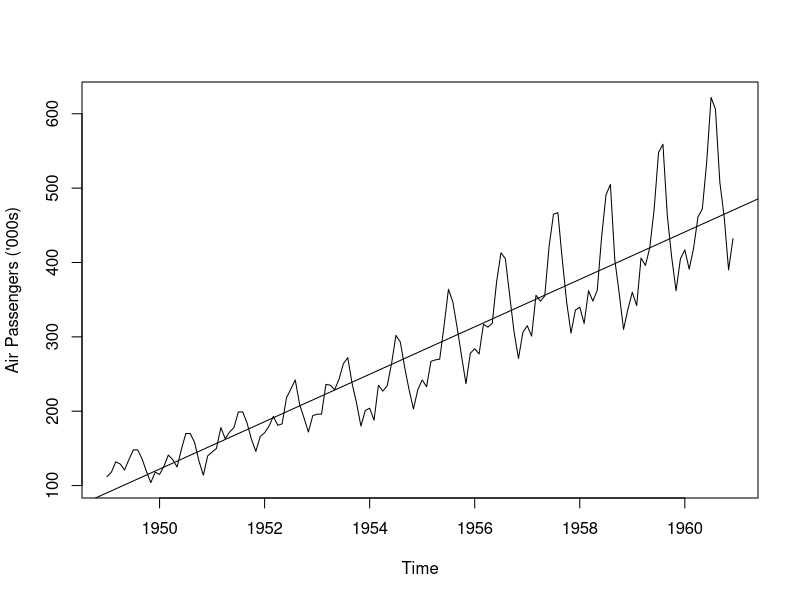
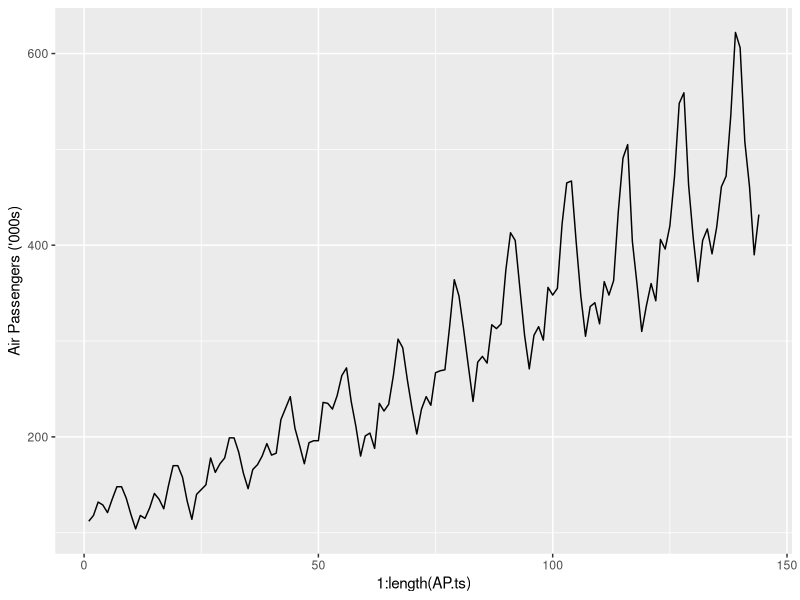
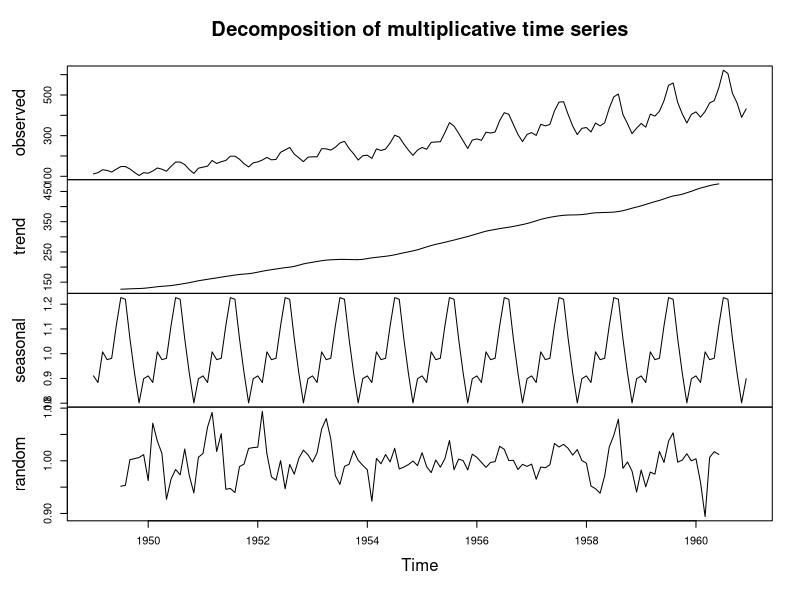
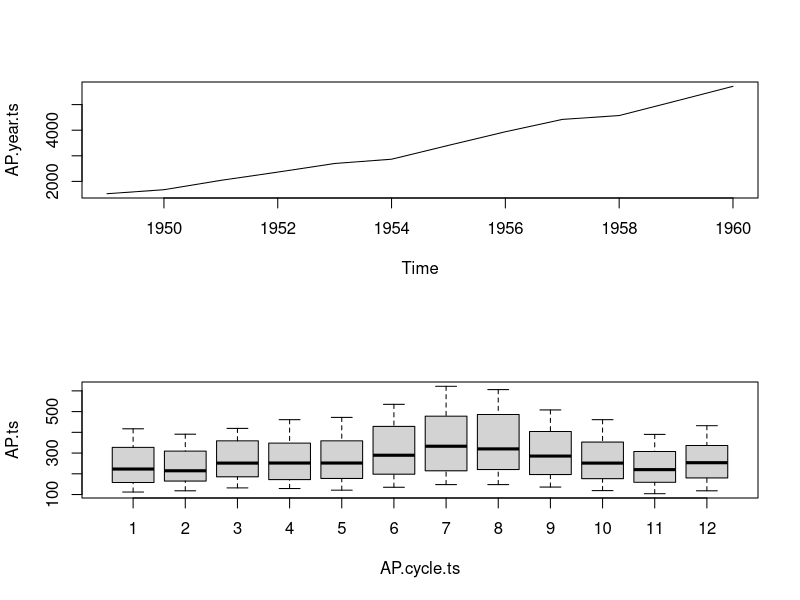

Here is the R script that generated these plots, in order:
## ---- chunk 1
knitr::opts_chunk$set(echo = TRUE)
## ---- chunk 2
library(ggplot2);
library(gridExtra);
library(reshape2);
library(xts)
library(zoo)
library(ggplot2)


checkInstalled <- function(package){
    if (!package %in% installed.packages()) install.packages(package)
}

## ---- chunk 3
data("AirPassengers")
AP.ts <- AirPassengers

# Time-series plot:

# plot(AP.ts, ylab="Passengers (1000s)", type="o", pch =20)

## ---- chunk 4
class(AP.ts);

str(AP.ts);
## ---- chunk 5

start(AP.ts); end(AP.ts); frequency(AP.ts);

## ---- chunk 6

plot(AP.ts, ylab = "Air Passengers (\'000s)");

abline(reg=lm(AirPassengers~time(AirPassengers)))


## ---- chunk 7
### Using ggplot2 looks better, but has not got the labels properly 
qplot(1:length(AP.ts), as.vector(AP.ts), 
      geom = 'line', 
      ylab = 'Air Passengers (\'000s)');
## ---- chunk 8
decompose(AP.ts, type = "multiplicative")
## ---- chunk 9

AP.decompM <- decompose(AP.ts, type = "multiplicative")
plot(AP.decompM)

## ---- chunk 10
### We are going to aggregate over the years, and extract the cycles
AP.year.ts  <- aggregate(AP.ts);
AP.cycle.ts <- cycle(AP.ts);


### We are going to stack the two plots together
layout(1:2)
plot(AP.year.ts)
boxplot(AP.ts ~ AP.cycle.ts)



## ---- chunk 11
### Create a plot in ggplot2

plot1 <- qplot(start(AP.year.ts)[1]:end(AP.year.ts)[1], as.vector(AP.year.ts), geom = 'line', xlab = 'Year', ylab = 'Yearly Aggregates')
plot2 <- qplot(cycle, AP, data = data.frame(cycle = as.factor(AP.cycle.ts), AP = as.vector(AP.ts)), geom = 'boxplot', xlab = 'Month', ylab = 'Passengers');

## ---- chunk 12
#grid.arrange(plot1, plot2);
